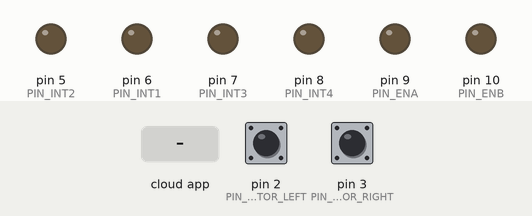
Simulated run of this sketch. Board: Arduino Uno, built with avr-gcc and run on an emulated ATmega328P. On the bench: output pins drawn as LEDs (lit = HIGH). The inputs (shaded band) are chosen by the test bench; at power-on: pin 2 (PIN_ENCOD_A_MOTOR_LEFT) HIGH, pin 3 (PIN_ENCOD_A_MOTOR_RIGHT) HIGH. The ROS host is connected and sends only what is stated.

Above: at 1.2 s.
1.3 s: the phone or cloud app sets linear.x to -100
At 2.1 s:
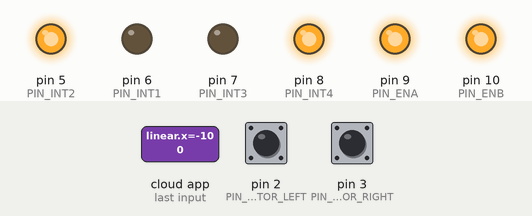
3.8 s: the phone or cloud app sets linear.x to 100
At 4.5 s:
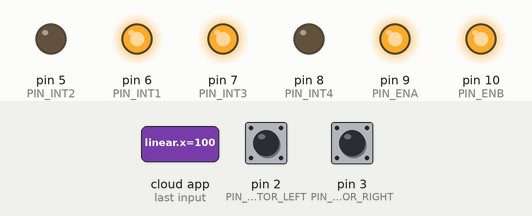
Timing chart, 0 to 6.8 s (numbered marks = the images above; inputs shaded):
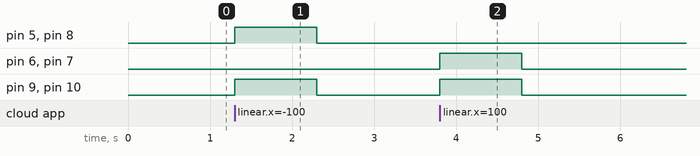

The sketch:

motor_controller_v2.ino
```cpp
#include <PID_v1.h>
#include <ros.h>
#include <std_msgs/String.h>
#include <geometry_msgs/Vector3Stamped.h>
#include <geometry_msgs/Twist.h>
#include <ros/time.h>

//initializing all the variables
#define LOOPTIME                      100     //Looptime in millisecond
const byte noCommLoopMax = 10;                //number of main loops the robot will execute without communication before stopping
unsigned int noCommLoops = 0;                 //main loop without communication counter

const int PIN_ENCOD_A_MOTOR_LEFT = 2;               //A channel for encoder of left motor
const int PIN_ENCOD_B_MOTOR_LEFT = 4;               //B channel for encoder of left motor

const int PIN_ENCOD_A_MOTOR_RIGHT = 3;              //A channel for encoder of right motor
const int PIN_ENCOD_B_MOTOR_RIGHT = 11;              //B channel for encoder of right motor

const int PIN_INT1 = 6;
const int PIN_INT2 = 5;
const int PIN_INT3 = 7;
const int PIN_INT4 = 8;
const int PIN_ENA  = 9;
const int PIN_ENB  = 10;
unsigned long lastMilli = 0;

//--- Robot-specific constants ---
const double radius = 0.032;                 //Wheel radius, in m
const double wheelbase = 0.138;               //Wheelbase, in m
const double encoder_cpr = 2200;               //Encoder ticks or counts per rotation
const double speed_to_pwm_ratio = 0.00041;    //Ratio to convert speed (in m/s) to PWM value. It was obtained by plotting the wheel speed in relation to the PWM motor command (the value is the slope of the linear function).
const double min_speed_cmd = 0.05;          //(min_speed_cmd/speed_to_pwm_ratio) is the minimum command value needed for the motor to start moving. This value was obtained by plotting the wheel speed in relation to the PWM motor command (the value is the constant of the linear function).

double speed_req = 0;                         //Desired linear speed for the robot, in m/s
double angular_speed_req = 0;                 //Desired angular speed for the robot, in rad/s

double speed_req_left = 0;                    //Desired speed for left wheel in m/s
double speed_act_left = 0;                    //Actual speed for left wheel in m/s
double speed_cmd_left = 0;                    //Command speed for left wheel in m/s

double speed_req_right = 0;                   //Desired speed for right wheel in m/s
double speed_act_right = 0;                   //Actual speed for right wheel in m/s
double speed_cmd_right = 0;                   //Command speed for right wheel in m/s

const double max_speed = 0.1;                 //Max speed in m/s

int PWM_leftMotor = 0;                     //PWM command for left motor
int PWM_rightMotor = 0;                    //PWM command for right motor

// PID Parameters
const double PID_left_param[] = { 0.95, 10, 0 }; //Respectively Kp, Ki and Kd for left motor PID
const double PID_right_param[] = { 0.95, 10, 0 }; //Respectively Kp, Ki and Kd for right motor PID

volatile float pos_left = 0;       //Left motor encoder position
volatile float pos_right = 0;      //Right motor encoder position

PID PID_leftMotor(&speed_act_left, &speed_cmd_left, &speed_req_left, PID_left_param[0], PID_left_param[1], PID_left_param[2], DIRECT);          //Setting up the PID for left motor
PID PID_rightMotor(&speed_act_right, &speed_cmd_right, &speed_req_right, PID_right_param[0], PID_right_param[1], PID_right_param[2], DIRECT);   //Setting up the PID for right motor

ros::NodeHandle nh;

//function that will be called when receiving command from host
void handle_cmd (const geometry_msgs::Twist& cmd_vel) {
  noCommLoops = 0;                                                  //Reset the counter for number of main loops without communication

  speed_req = cmd_vel.linear.x;                                     //Extract the commanded linear speed from the message

  angular_speed_req = cmd_vel.angular.z;                            //Extract the commanded angular speed from the message

  speed_req_left = speed_req - angular_speed_req*(wheelbase/2);     //Calculate the required speed for the left motor to comply with commanded linear and angular speeds
  speed_req_right = speed_req + angular_speed_req*(wheelbase/2);    //Calculate the required speed for the right motor to comply with commanded linear and angular speeds
}

ros::Subscriber<geometry_msgs::Twist> cmd_vel("cmd_vel", handle_cmd);   //create a subscriber to ROS topic for velocity commands (will execute "handle_cmd" function when receiving data)
geometry_msgs::Vector3Stamped speed_msg;                                //create a "speed_msg" ROS message
ros::Publisher speed_pub("speed", &speed_msg);                          //create a publisher to ROS topic "speed" using the "speed_msg" type

//__________________________________________________________________________

void setup() {

  nh.initNode();                            //init ROS node
  nh.getHardware()->setBaud(115200);         //set baud for ROS serial communication
  nh.subscribe(cmd_vel);                    //suscribe to ROS topic for velocity commands
  nh.advertise(speed_pub);                  //prepare to publish speed in ROS topic

  //setting motor speeds to zero
  pinMode(PIN_INT1, OUTPUT);
  pinMode(PIN_INT2, OUTPUT);
  pinMode(PIN_INT3, OUTPUT);
  pinMode(PIN_INT4, OUTPUT);
  pinMode(PIN_ENA, OUTPUT);
  pinMode(PIN_ENB, OUTPUT);

  digitalWrite(PIN_INT1, LOW);
  digitalWrite(PIN_INT2, LOW);
  analogWrite(PIN_ENA, 0);

  digitalWrite(PIN_INT3, LOW);
  digitalWrite(PIN_INT4, LOW);
  analogWrite(PIN_ENB, 0);

  //setting PID parameters
  PID_leftMotor.SetSampleTime(95);
  PID_rightMotor.SetSampleTime(95);
  PID_leftMotor.SetOutputLimits(-max_speed, max_speed);
  PID_rightMotor.SetOutputLimits(-max_speed, max_speed);
  PID_leftMotor.SetMode(AUTOMATIC);
  PID_rightMotor.SetMode(AUTOMATIC);

  // Define the rotary encoder for left motor
  pinMode(PIN_ENCOD_A_MOTOR_LEFT, INPUT);
  pinMode(PIN_ENCOD_B_MOTOR_LEFT, INPUT);
  digitalWrite(PIN_ENCOD_A_MOTOR_LEFT, HIGH);                // turn on pullup resistor
  digitalWrite(PIN_ENCOD_B_MOTOR_LEFT, HIGH);
  attachInterrupt(0, encoderLeftMotor, RISING);

  // Define the rotary encoder for right motor
  pinMode(PIN_ENCOD_A_MOTOR_RIGHT, INPUT);
  pinMode(PIN_ENCOD_B_MOTOR_RIGHT, INPUT);
  digitalWrite(PIN_ENCOD_A_MOTOR_RIGHT, HIGH);                // turn on pullup resistor
  digitalWrite(PIN_ENCOD_B_MOTOR_RIGHT, HIGH);
  attachInterrupt(1, encoderRightMotor, RISING);
}

//_________________________________________________________________________

void loop() {
  nh.spinOnce();
  if((millis()-lastMilli) >= LOOPTIME)
  {                                                                           // enter timed loop
    lastMilli = millis();

    if (abs(pos_left) < 5){                                                   //Avoid taking in account small disturbances
      speed_act_left = 0;
    }
    else {
      speed_act_left=((pos_left/encoder_cpr)*2*PI)*(1000/LOOPTIME)*radius;           // calculate speed of left wheel
    }

    if (abs(pos_right) < 5){                                                  //Avoid taking in account small disturbances
      speed_act_right = 0;
    }
    else {
    speed_act_right=((pos_right/encoder_cpr)*2*PI)*(1000/LOOPTIME)*radius;          // calculate speed of right wheel
    }

    pos_left = 0;
    pos_right = 0;

    speed_cmd_left = constrain(speed_cmd_left, -max_speed, max_speed);
    PID_leftMotor.Compute();
    // compute PWM value for left motor. Check constant definition comments for more information.
    PWM_leftMotor = constrain(((speed_req_left+sgn(speed_req_left)*min_speed_cmd)/speed_to_pwm_ratio) + (speed_cmd_left/speed_to_pwm_ratio), -255, 255);

    if (noCommLoops >= noCommLoopMax) {                   //Stopping if too much time without command
      digitalWrite(PIN_INT1, LOW);
      digitalWrite(PIN_INT2, LOW);
      analogWrite(PIN_ENA, 0);
    }
    else if (speed_req_left == 0){                        //Stopping
      digitalWrite(PIN_INT1, LOW);
      digitalWrite(PIN_INT2, LOW);
      analogWrite(PIN_ENA, 0);
    }
    else if (PWM_leftMotor > 0){                          //Going forward
      digitalWrite(PIN_INT1, HIGH);
      digitalWrite(PIN_INT2, LOW);
      analogWrite(PIN_ENA, PWM_leftMotor);
    }
    else {                                               //Going backward
      digitalWrite(PIN_INT1, LOW);
      digitalWrite(PIN_INT2, HIGH);
      analogWrite(PIN_ENA, fabs(PWM_leftMotor));
    }

    speed_cmd_right = constrain(speed_cmd_right, -max_speed, max_speed);
    PID_rightMotor.Compute();
    // compute PWM value for right motor. Check constant definition comments for more information.
    PWM_rightMotor = constrain(((speed_req_right+sgn(speed_req_right)*min_speed_cmd)/speed_to_pwm_ratio) + (speed_cmd_right/speed_to_pwm_ratio), -255, 255); //

    if (noCommLoops >= noCommLoopMax) {                   //Stopping if too much time without command
      digitalWrite(PIN_INT3, LOW);
      digitalWrite(PIN_INT4, LOW);
      analogWrite(PIN_ENB, 0);
    }
    else if (speed_req_right == 0){                       //Stopping
      digitalWrite(PIN_INT3, LOW);
      digitalWrite(PIN_INT4, LOW);
      analogWrite(PIN_ENB, 0);
    }
    else if (PWM_rightMotor > 0){                         //Going forward
      digitalWrite(PIN_INT3, HIGH);
      digitalWrite(PIN_INT4, LOW);
      analogWrite(PIN_ENB, PWM_rightMotor);
    }
    else {                                                //Going backward
      digitalWrite(PIN_INT3, LOW);
      digitalWrite(PIN_INT4, HIGH);
      analogWrite(PIN_ENB, fabs(PWM_rightMotor));
    }

    if((millis()-lastMilli) >= LOOPTIME){         //write an error if execution time of the loop in longer than the specified looptime
      Serial.println(" TOO LONG ");
    }

    noCommLoops++;
    if (noCommLoops == 65535){
      noCommLoops = noCommLoopMax;
    }

    publishSpeed(LOOPTIME);   //Publish odometry on ROS topic
  }
 }

//Publish function for odometry, uses a vector type message to send the data (message type is not meant for that but that's easier than creating a specific message type)
void publishSpeed(double time) {
  speed_msg.header.stamp = nh.now();      //timestamp for odometry data
  speed_msg.vector.x = speed_act_left;    //left wheel speed (in m/s)
  speed_msg.vector.y = speed_act_right;   //right wheel speed (in m/s)
  speed_msg.vector.z = time/1000;         //looptime, should be the same as specified in LOOPTIME (in s)
  speed_pub.publish(&speed_msg);
  nh.spinOnce();
  nh.loginfo("Publishing odometry");
}

//Left motor encoder counter
void encoderLeftMotor() {
  if (digitalRead(PIN_ENCOD_A_MOTOR_LEFT) == digitalRead(PIN_ENCOD_B_MOTOR_LEFT)) pos_left--;
  else pos_left++;
}

//Right motor encoder counter
void encoderRightMotor() {
  if (digitalRead(PIN_ENCOD_A_MOTOR_RIGHT) == digitalRead(PIN_ENCOD_B_MOTOR_RIGHT)) pos_right++;
  else pos_right--;
}

template <typename T> int sgn(T val) {
    return (T(0) < val) - (val < T(0));
}
```

Measured:
- after the input at 1.3 s, pin 5 (PIN_INT2), pin 8 (PIN_INT4), pin 9 (PIN_ENA), pin 10 (PIN_ENB): LOW → HIGH at once, → LOW 1.0 s later
- after the input at 3.8 s, pin 6 (PIN_INT1), pin 7 (PIN_INT3), pin 9 (PIN_ENA), pin 10 (PIN_ENB): LOW → HIGH at once, → LOW 1.0 s later
